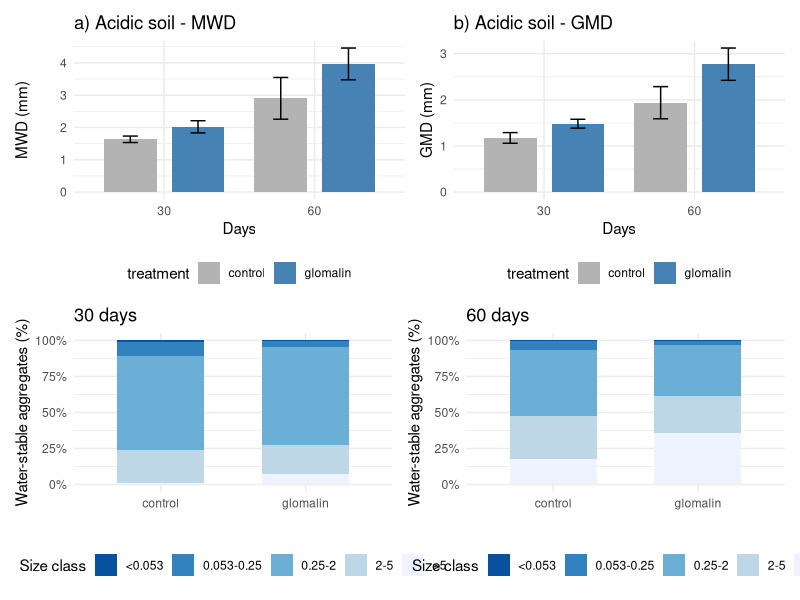

Write the R code that produced this figure.
## ---- chunk 1
library(tidyverse)
library(patchwork)
## ---- chunk 2
# MWD
mwd_control_30 <- c(1.73339306, 1.53433739, 1.634196588)
mwd_glomalin_30 <- c(2.23699284, 1.895868616, 1.928452711)
mwd_control_60 <- c(2.203064335, 3.02770913, 3.475316139)
mwd_glomalin_60 <- c(4.294539606, 4.205580707, 3.401697855)

df_mwd <- data.frame(
  time = rep(c(30,60), each=6),
  treatment = rep(rep(c("control","glomalin"), each=3), 2),
  rep = rep(1:3, 4),
  MWD = c(mwd_control_30, mwd_glomalin_30, mwd_control_60, mwd_glomalin_60)
)

# GMD
gmd_control_30 <- c(1.09151922, 1.125182351, 1.306665311)
gmd_glomalin_30 <- c(1.593796313, 1.419741338, 1.434993595)
gmd_control_60 <- c(1.553781491, 2.024858534, 2.235009953)
gmd_glomalin_60 <- c(3.000059714, 2.950202638, 2.369728501)

df_gmd <- data.frame(
  time = rep(c(30,60), each=6),
  treatment = rep(rep(c("control","glomalin"), each=3), 2),
  rep = rep(1:3, 4),
  GMD = c(gmd_control_30, gmd_glomalin_30, gmd_control_60, gmd_glomalin_60)
)

# Percentage of aggregates (order: <0.053, 0.053-0.25, 0.25-2, 2-5, >5)
parse_pct <- function(x, time, treat) {
  size <- c("<0.053","0.053-0.25","0.25-2","2-5",">5")
  do.call(rbind, lapply(1:5, function(i) {
    data.frame(time=time, treatment=treat, size_class=size[i],
               rep=1:3, percentage=x[(i-1)*3+1:3])
  }))
}

pct_control_30 <- c(2.151,0.881,0.447, 15.58,8.938,4.752, 50.974,73.185,72.096, 30.276,14.436,22.177, 1.0146,2.5598,0.528)
pct_glomalin_30 <- c(0.082,0.535,0.408, 4.296,3.418,4.199, 63.748,71.582,68.854, 21.931,18.74,21.076, 9.9427,5.7249,5.4627)
pct_control_60 <- c(0.389,0.467,0.514, 6.002,6.752,6.293, 58.377,39.363,38.784, 27.634,35.796,26.284, 7.5993,17.622,28.125)
pct_glomalin_60 <- c(0.419,0.043,0.378, 2.976,2.896,2.775, 31.266,33.859,41.884, 24.057,22.998,29.899, 41.282,40.204,25.063)

df_pct <- rbind(
  parse_pct(pct_control_30, 30, "control"),
  parse_pct(pct_glomalin_30, 30, "glomalin"),
  parse_pct(pct_control_60, 60, "control"),
  parse_pct(pct_glomalin_60, 60, "glomalin")
)
df_pct$size_class <- factor(df_pct$size_class, levels=c("<0.053","0.053-0.25","0.25-2","2-5",">5"))
## ---- chunk 3
df_mwd_sum <- df_mwd %>% group_by(time, treatment) %>% summarise(mean=mean(MWD), sd=sd(MWD), .groups="drop")
df_gmd_sum <- df_gmd %>% group_by(time, treatment) %>% summarise(mean=mean(GMD), sd=sd(GMD), .groups="drop")
df_pct_sum <- df_pct %>% group_by(time, treatment, size_class) %>% summarise(mean=mean(percentage), sd=sd(percentage), .groups="drop")
## ---- chunk 4
# MWD plot
p1 <- ggplot(df_mwd_sum, aes(x=factor(time), y=mean, fill=treatment)) +
  geom_col(position=position_dodge(0.9), width=0.7) +
  geom_errorbar(aes(ymin=mean-sd, ymax=mean+sd), width=0.2, position=position_dodge(0.9)) +
  labs(x="Days", y="MWD (mm)", title="a) Acidic soil - MWD") +
  scale_fill_manual(values=c("control"="gray70","glomalin"="steelblue")) +
  theme_minimal() + theme(legend.position="bottom")

# GMD plot
p2 <- ggplot(df_gmd_sum, aes(x=factor(time), y=mean, fill=treatment)) +
  geom_col(position=position_dodge(0.9), width=0.7) +
  geom_errorbar(aes(ymin=mean-sd, ymax=mean+sd), width=0.2, position=position_dodge(0.9)) +
  labs(x="Days", y="GMD (mm)", title="b) Acidic soil - GMD") +
  scale_fill_manual(values=c("control"="gray70","glomalin"="steelblue")) +
  theme_minimal() + theme(legend.position="bottom")

# WSA stacked bar (30 and 60 days)
p30 <- df_pct_sum %>% filter(time==30) %>%
  ggplot(aes(x=treatment, y=mean, fill=size_class)) +
  geom_col(position="fill", width=0.6) +
  scale_y_continuous(labels=scales::percent_format()) +
  labs(x="", y="Water-stable aggregates (%)", title="30 days", fill="Size class") +
  scale_fill_brewer(palette="Blues", direction=-1) + theme_minimal()

p60 <- df_pct_sum %>% filter(time==60) %>%
  ggplot(aes(x=treatment, y=mean, fill=size_class)) +
  geom_col(position="fill", width=0.6) +
  scale_y_continuous(labels=scales::percent_format()) +
  labs(x="", y="Water-stable aggregates (%)", title="60 days", fill="Size class") +
  scale_fill_brewer(palette="Blues", direction=-1) + theme_minimal()

p3 <- p30 + p60 + plot_annotation(title="c) Acidic soil - WSA distribution") &
  theme(legend.position="bottom")

# Combine all three
(p1 | p2) / p3
